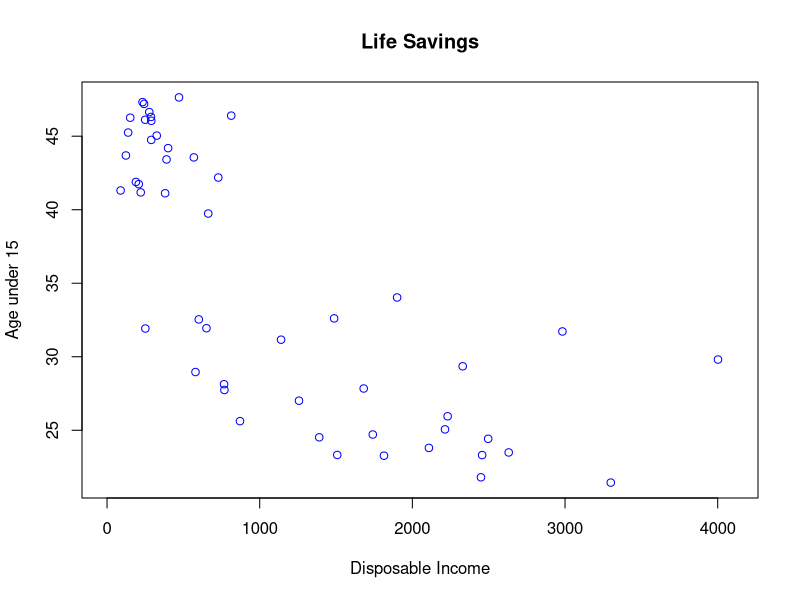
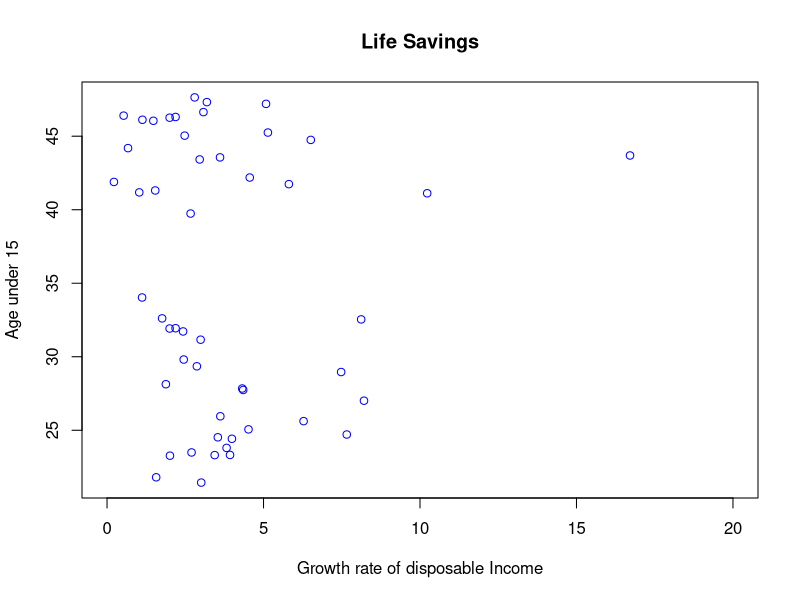
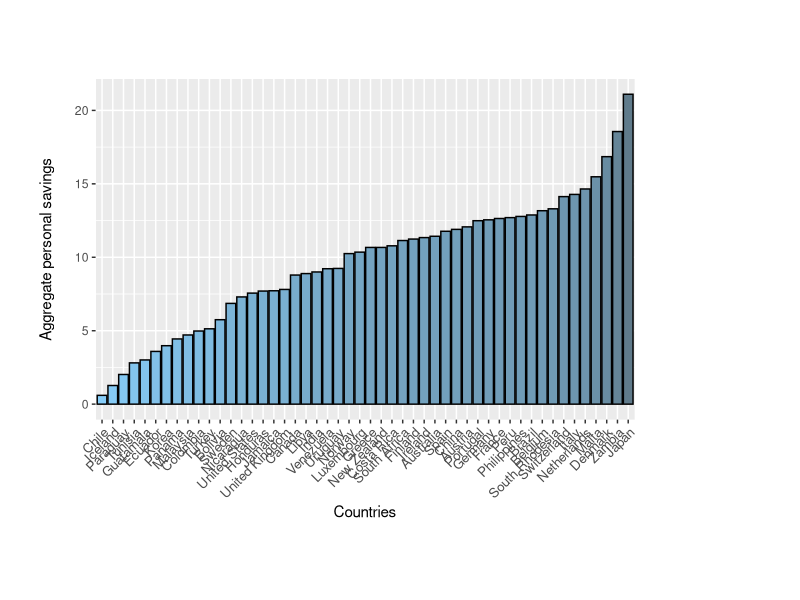
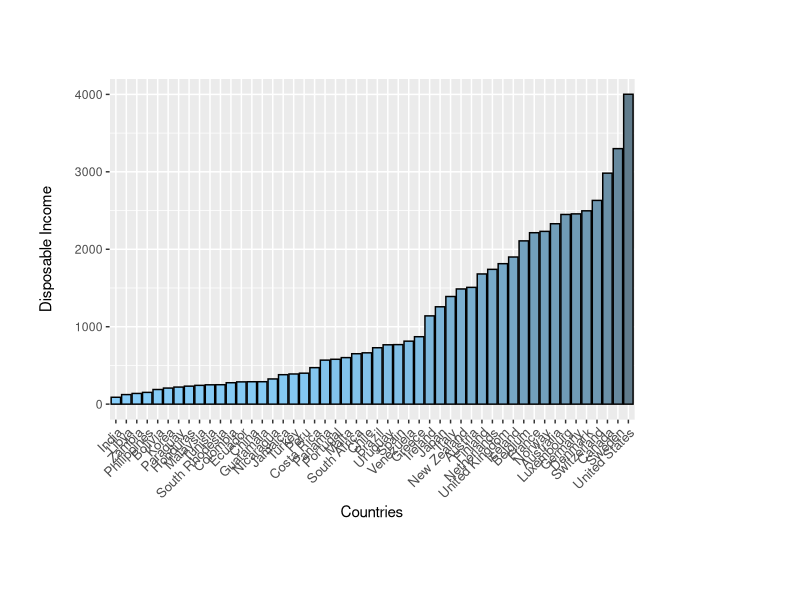

Write the R code that produced these figures, in order.
LifeCycleSavings
attach(LifeCycleSavings)
rownames(LifeCycleSavings)
library(ggplot2)

#relation between people under 15 and disposable income
plot(pop15~dpi, xlim = c(0, 4100),col="blue", xlab = 'Disposable Income', ylab = 'Age under 15', main = 'Life Savings', data = LifeCycleSavings[1:50,])

#relation between people under 15 and Growth rate of disposable Income
plot(pop15~ddpi, xlim = c(0, 20),col="blue", xlab = 'Growth rate of disposable Income', ylab = 'Age under 15', main = 'Life Savings', data = LifeCycleSavings[1:50,])

#relation between aggregate personal savings and countries
first_plot <- ggplot(LifeCycleSavings, aes(x = reorder(row.names(LifeCycleSavings), LifeCycleSavings$sr), y = LifeCycleSavings$sr, fill = LifeCycleSavings$sr)) + 
  geom_col(colour="black") +
  scale_fill_gradient(
    low = "lightskyblue", 
    high = "lightskyblue4", 
    guide = FALSE
  ) + 
  labs(x="Countries", y="Aggregate personal savings") +
  theme(axis.text.x = element_text(angle = 45, hjust = 1, vjust = 1, size = rel(1.1)),
        axis.title.y = element_text(margin = margin(t = 0, r = 14, b = 0, l = 0)),
        plot.margin = unit(c(2,4.2,2,1), "cm"))
first_plot
#relation between disposable income and countries
second_plot <- ggplot(LifeCycleSavings, aes(x = reorder(row.names(LifeCycleSavings), LifeCycleSavings$dpi), y = LifeCycleSavings$dpi, fill = LifeCycleSavings$dpi)) + 
  geom_col(colour="black") +
  scale_fill_gradient(
    low = "lightskyblue", 
    high = "lightskyblue4", 
    guide = FALSE
  ) + 
  labs(x="Countries", y="Disposable Income") +
  theme(axis.text.x = element_text(angle = 45, hjust = 1, vjust = 1, size = rel(1.1)),
        axis.title.y = element_text(margin = margin(t = 0, r = 14, b = 0, l = 0)),
        plot.margin = unit(c(2,4.2,2,1), "cm"))
second_plot

